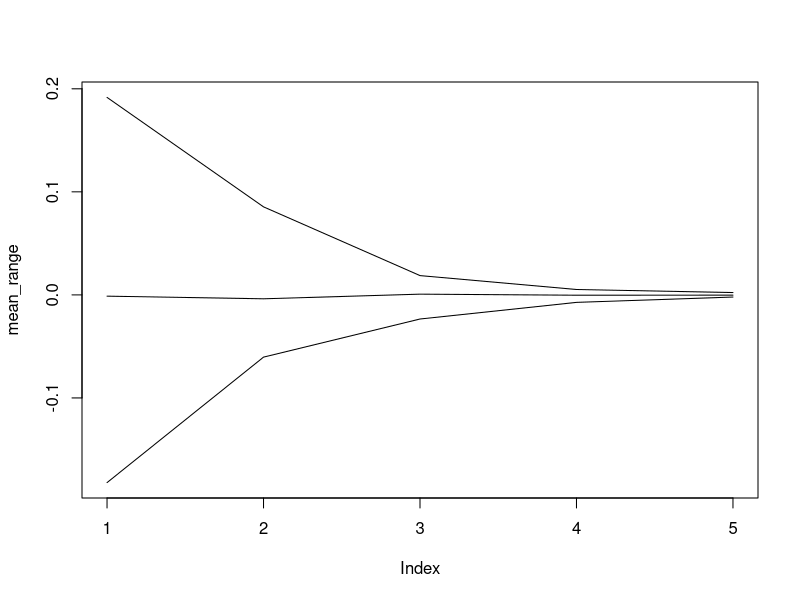

The R script that drew this image:
## ---- chunk 1
student_work = c(0, 0, 0, 0.25, 0.25, 0.75, 0.75, 1, 1.25, 4)
## ---- chunk 2
mean(student_work)
## ---- chunk 3
t.test(student_work)$conf.int
## ---- chunk 4
# Number of boostrap replications
B = 500

# Compute the length of vector
n = length(student_work)

# Confidence level
alpha = 0.05

# Initialisation of 
boot_mean = rep(NA, B)

for (i in 1:B){
  student_work_star = student_work[sample(1:n, replace = TRUE)]
  boot_mean[i] = mean(student_work_star)
}

quantile(boot_mean, c(alpha/2, 1 - alpha/2))
#hist(boot_mean, probability = TRUE)

## ---- chunk 5
n = 10^(2:6)
m = 50
res = matrix(NA, m, length(n))

for (j in 1:length(n)){
  for (i in 1:m){
    set.seed(i)
    x = rnorm(n[j])
    res[i,j] = mean(x)
  }
}

min_range = apply(res, 2, min)
mean_range = apply(res, 2, mean)
max_range = apply(res, 2, max)

plot(mean_range, type = "l", ylim = range(cbind(min_range, max_range)))
lines(min_range)
lines(max_range)
